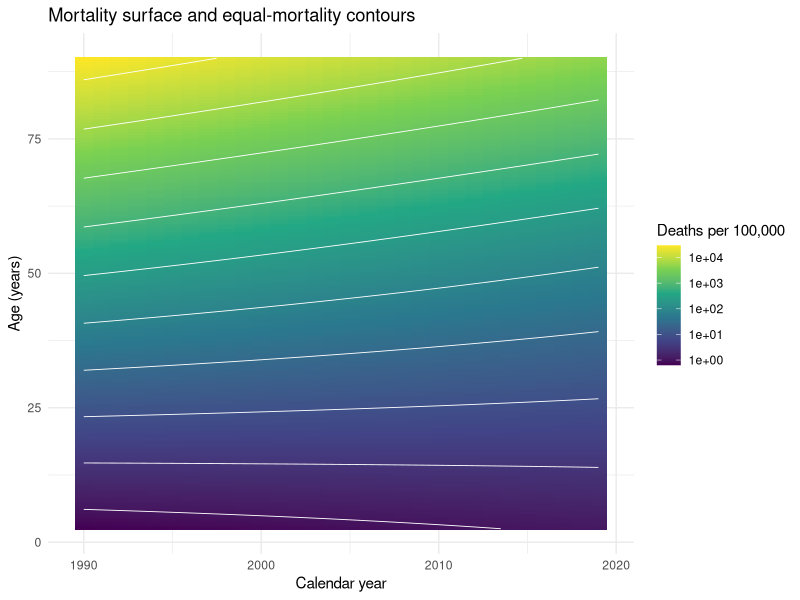
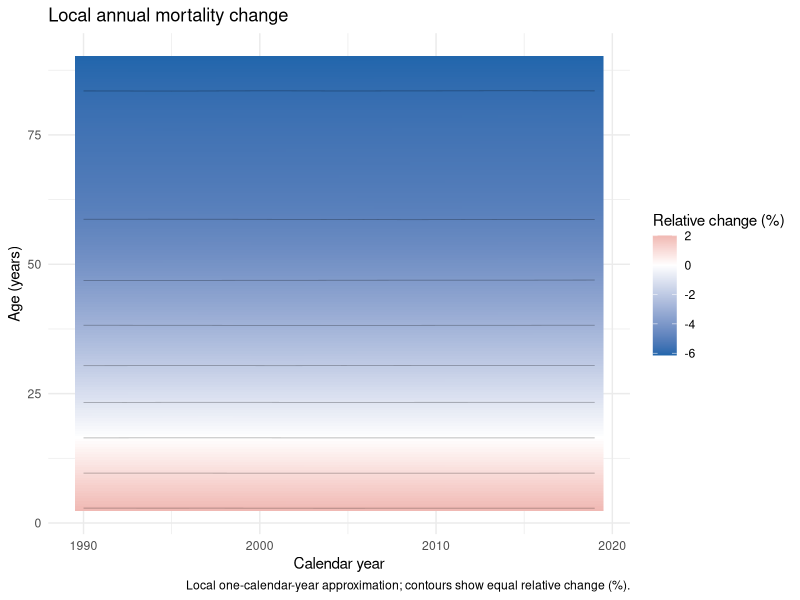
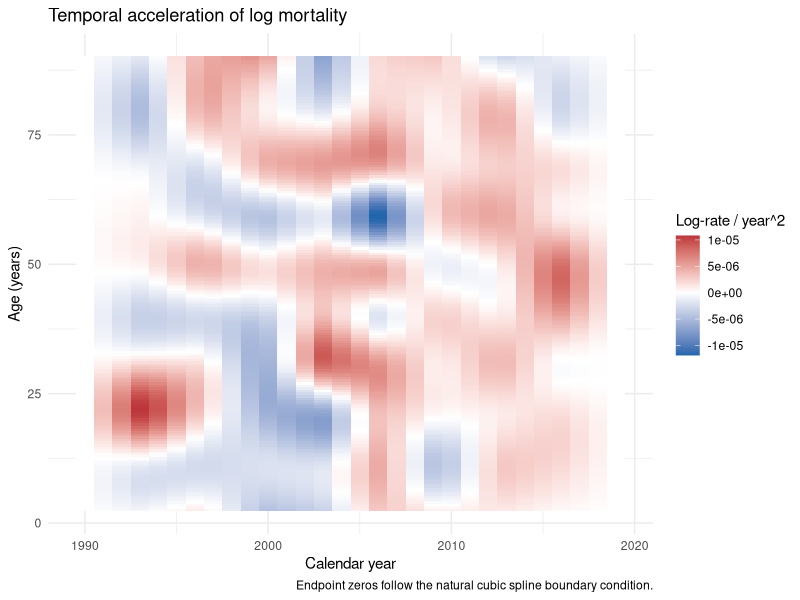
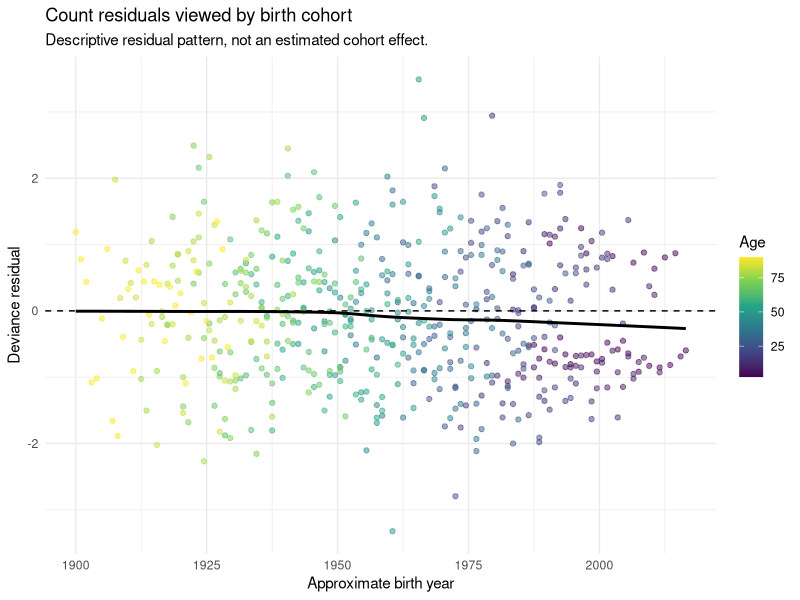
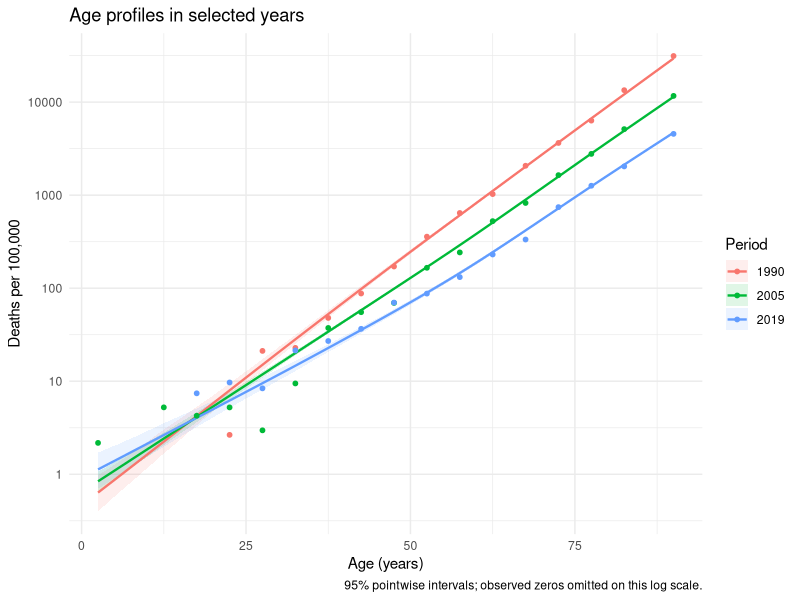
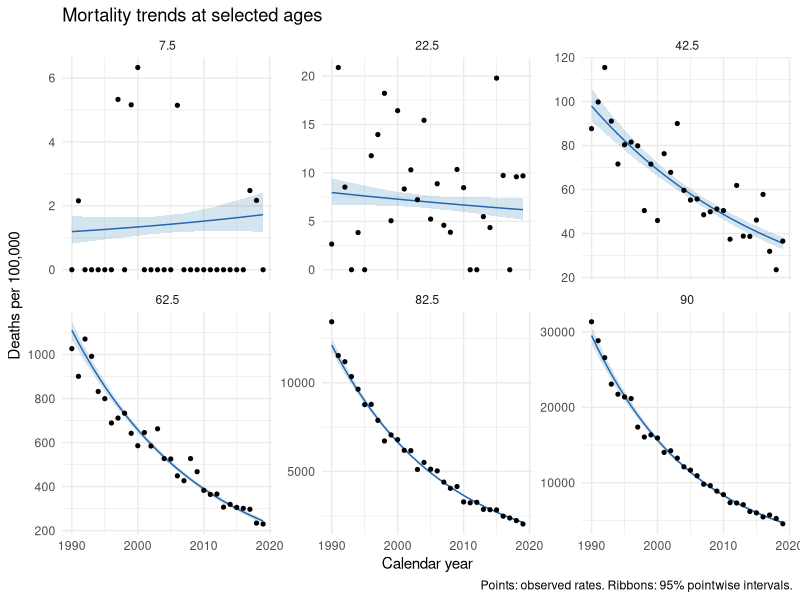
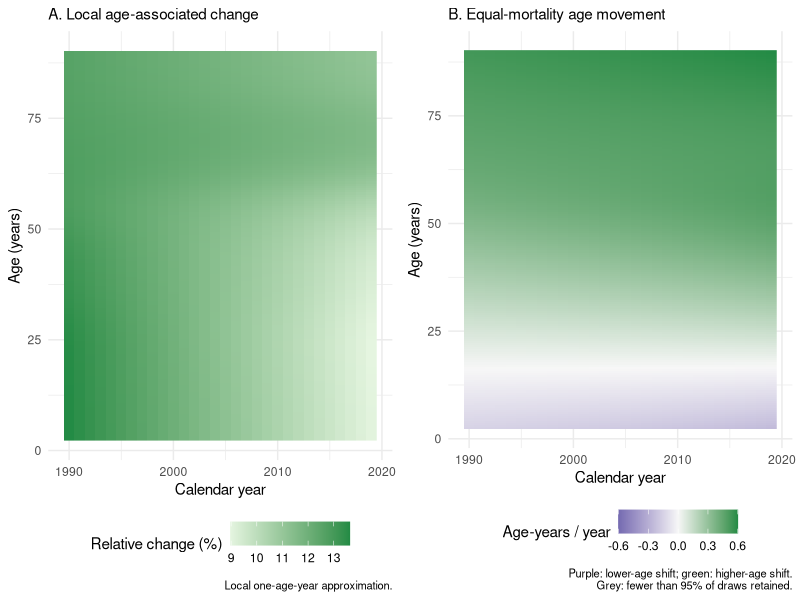

Write the R code that produced these figures, in order.
# ============================================================
# BLSD-S
# 在RStudio运行整段代码或 source("BLSD_Model_Analysis.R")。
# ============================================================

# 0. 环境准备（修改 M01：只保留实际使用的三个包）
# 首次使用：install.packages(c("mgcv", "ggplot2", "gridExtra"))
library(mgcv)
library(ggplot2)
library(gridExtra)
set.seed(123)
n_draws <- 1000                  # 修改 M04：相关系数抽样次数

# 1. 数据模拟（保留 M02：原版 L18—53，公式与随机数顺序不变）
years <- 1990:2019
age_starts <- seq(0, 85, by = 5)
age_groups <- paste0(age_starts, "-", age_starts + 4)
age_groups[length(age_groups)] <- "85+"
data <- expand.grid(Year = years, Age_Group = age_groups)
age_mids <- c(seq(2.5, 82.5, by = 5), 90) # 90仅沿用原模拟的85+代表值
data$Age_Mid <- rep(age_mids, each = length(years))
data$Pop <- round(runif(nrow(data), 10000, 50000) *
                    (1 + (data$Age_Mid / 100)^2))
true_rate <- function(age, year) {
  time_idx <- year - 1990
  base_risk <- -12 + 0.12 * age
  time_trend <- -0.02 * time_idx
  interaction <- 0.0005 * age * time_idx
  noise <- rnorm(length(age), 0, 0.05)
  young_rebound <- ifelse(age < 50 & year > 2010, 0.05 * (year - 2010), 0)
  exp(base_risk + time_trend - interaction + young_rebound + noise)
}
data$Rate_True <- true_rate(data$Age_Mid, data$Year)
data$Deaths <- rpois(nrow(data), data$Pop * data$Rate_True)
data$Mortality_Rate <- data$Deaths / data$Pop * 100000

# 2. 曲面拟合（修改 M03：原版 L66—68，准Poisson改负二项，采用REML）
# 二维样条和人口偏置项保留；这是建模选择，不自动保证优于原版。
model_blsd <- gam(
  Deaths ~ te(Age_Mid, Year, k = c(10, 10), bs = c("cr", "cr")) +
    offset(log(Pop)),
  family = nb(link = "log"), method = "REML", data = data
)
summary(model_blsd)

# 修改 M04：抽取相关系数并传播到曲面和动态量，不只画点估计。
# 优先用Vc，否则Vp；这是经验贝叶斯高斯近似。
set.seed(123)
V <- if (!is.null(model_blsd$Vc)) model_blsd$Vc else model_blsd$Vp
ev <- eigen((V + t(V)) / 2, symmetric = TRUE)
z <- matrix(rnorm(length(coef(model_blsd)) * n_draws),
            nrow = length(coef(model_blsd)))
beta_draws <- sweep(ev$vectors %*% (sqrt(pmax(ev$values, 0)) * z),
                    1, coef(model_blsd), "+")
rm(z)

# 3. 指标与绘图
# 修改 M05：原版 L77—83延伸到92.5岁；现只预测观测年龄/时期范围。
# Pop=1的预测矩阵给出每人对数率；用均匀年龄网格简化绘图。
pred_grid <- expand.grid(Age_Mid = seq(2.5, 90, by = 0.5), Year = years)
pred_grid$Pop <- 1
X <- predict(model_blsd, newdata = pred_grid, type = "lpmatrix")
eta_draws <- X %*% beta_draws

# 修改 M06、M07：原版 L85—96的加速度直接diff展开向量，会跨年龄做差。
# 现按同点预测矩阵求导，只保留连续导数这一套。
design_at <- function(variable, delta) {
  nd <- pred_grid
  bounds <- range(pred_grid[[variable]])
  nd[[variable]] <- pmin(bounds[2], pmax(bounds[1], nd[[variable]] + delta))
  predict(model_blsd, newdata = nd, type = "lpmatrix")
}
derivative_design <- function(variable, order = 1, h = 0.01) {
  xp <- design_at(variable, h)
  xm <- design_at(variable, -h)
  edge_low <- pred_grid[[variable]] == min(pred_grid[[variable]])
  edge_high <- pred_grid[[variable]] == max(pred_grid[[variable]])
  if (order == 2) {
    out <- (xp - 2 * X + xm) / h^2
    # 自然三次样条端点二阶导数为结构性零，不是数据证明无加速度。
    out[edge_low | edge_high, ] <- 0
  } else {
    out <- (xp - xm) / (2 * h)
    out[edge_low, ] <- (-3 * X + 4 * xp - design_at(variable, 2 * h))[edge_low, ] / (2 * h)
    out[edge_high, ] <- (3 * X - 4 * xm + design_at(variable, -2 * h))[edge_high, ] / (2 * h)
  }
  out
}
velocity_draws <- derivative_design("Year") %*% beta_draws
acceleration_draws <- derivative_design("Year", order = 2) %*% beta_draws
age_gradient_draws <- derivative_design("Age_Mid") %*% beta_draws

# 必要的汇总：均值与95%逐点区间；小分母产生的缺失保留为NA。
summarise_draws <- function(draws) {
  draws[!is.finite(draws)] <- NA_real_
  values <- t(apply(draws, 1, function(x) {
    if (all(is.na(x))) return(c(NA_real_, NA_real_, NA_real_))
    c(mean(x, na.rm = TRUE), quantile(x, c(0.025, 0.975),
                                    na.rm = TRUE, names = FALSE))
  }))
  data.frame(pred_grid[c("Age_Mid", "Year")],
             Value = values[, 1], Lower = values[, 2], Upper = values[, 3])
}
surface <- summarise_draws(exp(eta_draws) * 100000)
acceleration <- summarise_draws(acceleration_draws)
# 修改 M09：每次抽样先换算，再汇总；百分比为局部一年/一岁近似。
velocity_percent <- summarise_draws(100 * expm1(velocity_draws))
age_percent <- summarise_draws(100 * expm1(age_gradient_draws))
# 修改 M10：原版只有等率线；新增移动速度，单位岁/年，不是等效年龄值。
# 小分母会产生不稳定比值，这个必要的处理保留。
iso_draws <- -velocity_draws / age_gradient_draws
iso_draws[abs(age_gradient_draws) < 0.005 | !is.finite(iso_draws)] <- NA_real_
iso <- summarise_draws(iso_draws)
iso$Retained <- rowMeans(is.finite(iso_draws))
iso$Value[iso$Retained < 0.95] <- NA_real_

# 共用绘图样式；颜色表示均值，不代表显著性。
theme_set(theme_minimal(base_size = 11))
field_plot <- function(frame, title, legend) {
  ggplot(frame, aes(Year, Age_Mid, fill = Value)) +
    geom_raster() +
    scale_fill_gradient2(low = "#2166AC", mid = "white", high = "#B2182B",
                         midpoint = 0, na.value = "grey75", name = legend) +
    labs(title = title, x = "Calendar year", y = "Age (years)")
}

# 图1：原版 L101—109曲面与等率线；删除“生理衰老推迟”的解释。
# 用ggplot2原生等高线减少依赖，图例明确每10万人死亡率。
p1 <- ggplot(surface, aes(Year, Age_Mid)) +
  geom_raster(aes(fill = Value)) +
  geom_contour(aes(z = log(Value)), bins = 12, colour = "white", linewidth = 0.3) +
  scale_fill_viridis_c(trans = "log10", name = "Deaths per 100,000") +
  labs(title = "Mortality surface and equal-mortality contours",
       x = "Calendar year", y = "Age (years)")

# 图2：原版 L115—123实际是一阶速度；现换算为百分比（M06、M09）。
# 保留原版等高线：线与颜色都表示相同的局部年度变化百分比。
p2 <- field_plot(velocity_percent, "Local annual mortality change",
                 "Relative change (%)") +
  geom_contour(aes(x = Year, y = Age_Mid, z = Value), inherit.aes = FALSE,
               bins = 10, colour = "black", linewidth = 0.25, alpha = 0.35) +
  labs(caption = "Local one-calendar-year approximation; contours show equal relative change (%).")

# 图3：新增真正的二阶时间导数，保持对数率/年²单位（M06）。
p3 <- field_plot(acceleration, "Temporal acceleration of log mortality",
                 "Log-rate / year^2") +
  labs(caption = "Endpoint zeros follow the natural cubic spline boundary condition.")

# 图4：保留原版 L128—139队列残差图，仅作计数诊断（M11）。
data$Resid <- residuals(model_blsd, type = "deviance")
data$Cohort <- data$Year - data$Age_Mid
p4 <- ggplot(data, aes(Cohort, Resid)) +
  geom_point(aes(colour = Age_Mid), alpha = 0.5) +
  geom_smooth(method = "loess", formula = y ~ x, se = FALSE, colour = "black") +
  geom_hline(yintercept = 0, linetype = "dashed") +
  scale_colour_viridis_c(name = "Age") +
  labs(title = "Count residuals viewed by birth cohort",
       subtitle = "Descriptive residual pattern, not an estimated cohort effect.",
       x = "Approximate birth year", y = "Deviance residual")

# 图5：原版 L146的round(Year)会混入邻年；改为准确选择年份（M12）。
profiles <- subset(surface, Year %in% c(1990, 2005, 2019))
profiles$Period <- factor(profiles$Year)
observed_profiles <- subset(data, Year %in% c(1990, 2005, 2019) & Mortality_Rate > 0)
observed_profiles$Period <- factor(observed_profiles$Year)
p5 <- ggplot(profiles, aes(Age_Mid, Value, colour = Period, fill = Period)) +
  geom_ribbon(aes(ymin = Lower, ymax = Upper), alpha = 0.12, colour = NA) +
  geom_line(linewidth = 0.8) +
  geom_point(data = observed_profiles, aes(y = Mortality_Rate), size = 1.3) +
  scale_y_log10() +
  labs(title = "Age profiles in selected years", x = "Age (years)",
       y = "Deaths per 100,000", caption = "95% pointwise intervals; observed zeros omitted on this log scale.")

# 图6：选定观测年龄的时间趋势及区间（M13）。
trend_ages <- c(7.5, 22.5, 42.5, 62.5, 82.5, 90)
trends <- subset(surface, Age_Mid %in% trend_ages)
observed_trends <- subset(data, Age_Mid %in% trend_ages)
p6 <- ggplot(trends, aes(Year, Value)) +
  geom_ribbon(aes(ymin = Lower, ymax = Upper), fill = "#2C7FB8", alpha = 0.2) +
  geom_line(colour = "#2166AC") +
  geom_point(data = observed_trends, aes(y = Mortality_Rate), size = 1.1) +
  facet_wrap(~Age_Mid, scales = "free_y", ncol = 3) +
  labs(title = "Mortality trends at selected ages", x = "Calendar year",
       y = "Deaths per 100,000", caption = "Points: observed rates. Ribbons: 95% pointwise intervals.")

# 图7：年龄梯度换成百分比，并展示等死亡率移动速度（M07、M09、M10）。
# 两图协调使用绿色：左图浅绿到深绿表示大小，右图紫负、白零、绿正。
p7_theme <- theme(legend.position = "bottom", plot.title = element_text(size = 11),
                  plot.caption = element_text(size = 8))
p7_age <- ggplot(age_percent, aes(Year, Age_Mid, fill = Value)) +
  geom_raster() +
  scale_fill_gradient(low = "#E5F5E0", high = "#238B45", na.value = "grey75",
                      name = "Relative change (%)") +
  labs(title = "A. Local age-associated change", x = "Calendar year", y = "Age (years)",
       caption = "Local one-age-year approximation.") + p7_theme
iso_limit <- max(abs(iso$Value), na.rm = TRUE)
p7_iso <- ggplot(iso, aes(Year, Age_Mid, fill = Value)) +
  geom_raster() +
  scale_fill_gradient2(low = "#756BB1", mid = "#F7F7F7", high = "#238B45",
                       midpoint = 0, limits = c(-iso_limit, iso_limit),
                       na.value = "grey75", name = "Age-years / year") +
  labs(title = "B. Equal-mortality age movement", x = "Calendar year", y = "Age (years)",
       caption = "Purple: lower-age shift; green: higher-age shift.\nGrey: fewer than 95% of draws retained.") + p7_theme

# 4. 在RStudio中显示，与原版一样不保存图片、表格或模型文件。
# 前六张图进入Plots历史，图7左右并列；点击上一张/下一张查看。
for (p in list(p1, p2, p3, p4, p5, p6)) print(p)
grid.arrange(p7_age, p7_iso, ncol = 2)
